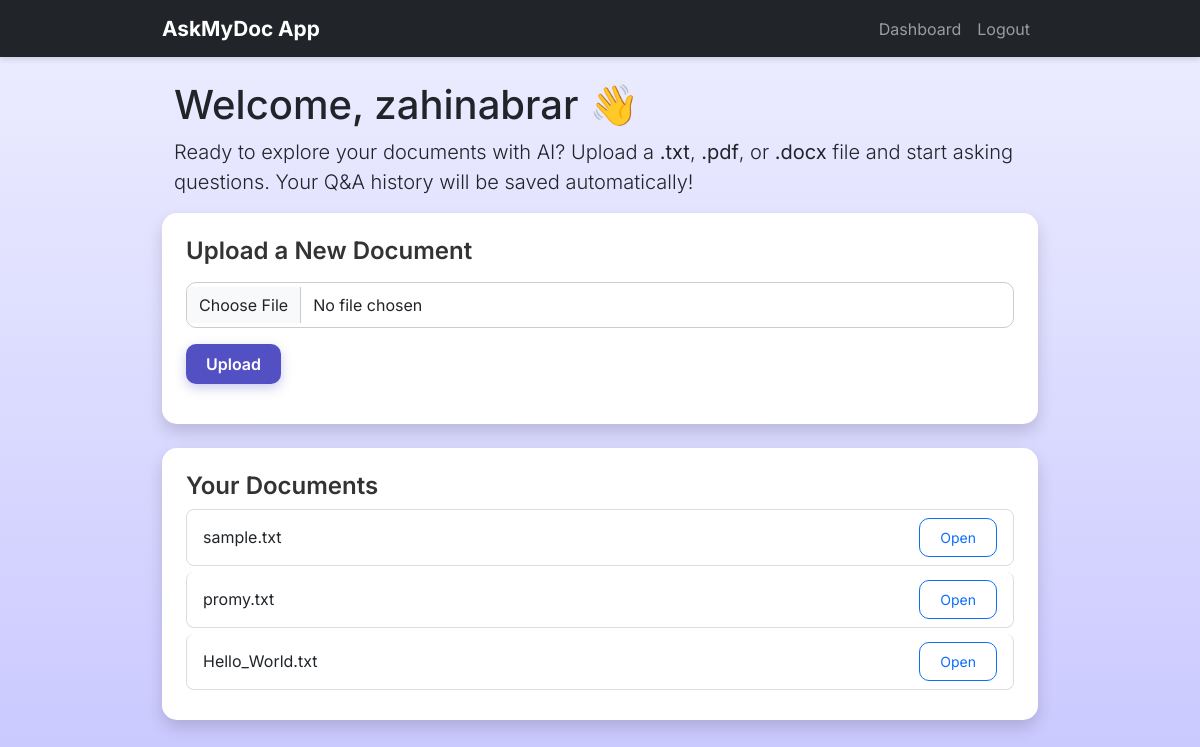
The page /dashboard (signed in) on the database its author committed.
### backend/models.py (models this page shows)
class User(db.Model):
    id = db.Column(db.Integer, primary_key=True)
    username = db.Column(db.String(100), unique=True, nullable=False)
    password = db.Column(db.String(200), nullable=False)
    documents = db.relationship("Document", backref="user", lazy=True)

class Document(db.Model):
    id = db.Column(db.Integer, primary_key=True)
    filename = db.Column(db.String(200), nullable=False)
    content = db.Column(db.Text, nullable=False)
    uploaded_at = db.Column(db.DateTime, default=datetime.utcnow)
    user_id = db.Column(db.Integer, db.ForeignKey("user.id"), nullable=False)
    qas = db.relationship("QAHistory", backref="document", lazy=True)

### backend/app.py (the view)
@app.route("/dashboard")
def dashboard():
    if "user_id" not in session:
        return redirect(url_for("login"))
    user = User.query.get(session["user_id"])
    documents = Document.query.filter_by(user_id=user.id).order_by(Document.uploaded_at.desc()).all()
    return render_template("dashboard.html", documents=documents, username=session.get("username"))

### backend/templates/dashboard.html
{% extends "base.html" %}
{% block content %}
<div class="container mt-4">
    <h1 class="mb-2">Welcome, {{ username }} 👋</h1>
    <p class="lead">
        Ready to explore your documents with AI? Upload a <strong>.txt</strong>, <strong>.pdf</strong>, or <strong>.docx</strong> file and start asking questions. Your Q&A history will be saved automatically!
    </p>
</div>
    <div class="card shadow p-4 mb-4">
        <h4 class="mb-3">Upload a New Document</h4>
        <form action="{{ url_for('upload') }}" method="POST" enctype="multipart/form-data" class="mb-3">
            <div class="mb-3">
                <input class="form-control" type="file" name="document" required>
            </div>
            <button class="btn btn-primary" id="uploadButton">Upload</button>
        </form>
    </div>
    {% if documents %}
    <div class="card shadow p-4" id="documentsList">
        <h4>Your Documents</h4>
        <ul class="list-group">
            {% for doc in documents %}
            <li class="list-group-item d-flex justify-content-between align-items-center">
                {{ doc.filename }}
                <a href="{{ url_for('document_view', filename=doc.filename) }}" class="btn btn-sm btn-outline-primary">Open</a>
            </li>
            {% endfor %}
        </ul>
    </div>
    {% else %}
    <p>No documents uploaded yet.</p>
    {% endif %}
{% endblock %}

### backend/static/style.css (style rules this page uses)
* { margin: 0; padding: 0; box-sizing: border-box; font-family: "Inter", sans-serif; }
.list-group-item { transition: background 0.3s, transform 0.15s; }
#uploadButton { background: #5350c4; color: #fff; font-weight: 600; border: none; box-shadow: 0 4px 12px rgba(83, 80, 196, 0.3); }
body { min-height: 100vh; background: linear-gradient(#eeeeff, #c8c7ff); }
.container { max-width: 900px; }
.card { border-radius: 15px; border: none; background: #fff; box-shadow: 0 6px 16px rgba(0, 0, 0, 0.1); }
.card h2, .card h3, .card h4 { font-weight: 600; color: #333; }
.form-control { border-radius: 10px; border: 1px solid #ccc; padding: 10px 12px; transition: border 0.2s, box-shadow 0.2s; }
.btn { border-radius: 10px; padding: 0.5rem 1.25rem; transition: transform 0.15s ease, background 0.2s; }
.list-group-item { border-radius: 8px !important; margin-bottom: 6px; border: 1px solid #ddd; transition: background 0.2s; }

### rows shown on the page
User: username "zahinabrar"
Document: filename "sample.txt"
Document: filename "promy.txt"
Document: filename "Hello_World.txt"
